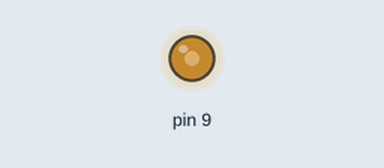
Recording of a sketch running on a simulated Arduino Uno, built with avr-gcc and run on an emulated ATmega328P. Shown: output pins drawn as LEDs (lit = HIGH). Pins used as bus, display or sensor lines are not drawn.

Above: at 0.3 s.
Timing chart, 0 to 1.8 s (numbered marks = the images above):
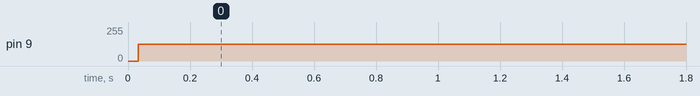

Measured:
- by itself, pin 9: 0/255 → 127/255 at 0.03 s

The sketch:

oscilloscope_trace.ino
```cpp
#include "image.h"

/*
Compatible with ATmega328p based boards

The signal is generated at PB1.
For most boards, PB1 is digital pin 9
*/

// this pin will be high only on the first frame
// this is to aid oscilloscope triggering
#define TRIGGER_PIN 8

void setup() {
  // set trigger pin as output
  pinMode(TRIGGER_PIN, OUTPUT);

  // set PB1 as output
  DDRB |= 0b00000010;

  /* configure timer1:
    output compare A:          non-inverting PWM
    output compare B:          disconnected
    waveform generation mode:  fast-pwm
    clock-prescaler:           x1
  */
  TCCR1A = 0b10000001;
  TCCR1B = 0b00001001;
}

template <typename T>
void draw_line(T line, uint8_t size) {

  static constexpr uint8_t max_blocks = 64;

  T blocks[2][max_blocks];

  uint8_t block_count = 0;
  uint8_t i = 0;
  while (i < size) {
    // find start of block
    if ((line >> i) % 2 == 1) {
      blocks[0][block_count] = i;
      i++;
      // find end of block
      while ((line >> i) % 2 == 1 && i < size)
        i++;
      blocks[1][block_count] = i;
      block_count++;
      if (block_count >= max_blocks) break;
    }
    else i++;
  }

  static constexpr uint32_t display_period = 262144; // how many microseconds a pixel spans
  static constexpr uint32_t resolution = 8; // how many blocks to display in a pixel

  static constexpr uint32_t block_period = display_period / resolution;

  if (block_count == 0) {
    delay(display_period / 1000);
    return;
  }

  for (uint32_t i = 0; i < resolution; i++) {

    // get the top and bottom value of this pixel block
    T top, bottom;
    top = blocks[1][i % block_count];
    bottom = blocks[0][i % block_count];

    // map between 0 and 255
    uint16_t top_val = (256 / size) * top;
    uint16_t bottom_val = (256 / size) * bottom;
    if (top_val == 256) top_val = 255;

    uint8_t values[2] = {(uint8_t)top_val, (uint8_t)bottom_val};
    uint32_t n = 0;

    // loop through the pixel blocks until one "block period" has passed
    // for each pair of loops, modulate the PWM between the top and bottom values
    uint32_t t = micros();
    while (micros() - t < block_period) {
      OCR1A = 255 - values[n % 2];
      delayMicroseconds(4000);
      n++;
    }
  }
}

// current frame
unsigned n = 0;

// image source
auto& image = image_heart;
uint32_t image_width = 8;
uint8_t image_height = 8;

void loop() {

  // on the first frame, set the trigger pin high
  if ((n % image_width) == 0) {
    n = 0;
    digitalWrite(TRIGGER_PIN, HIGH);
  }
  else digitalWrite(TRIGGER_PIN, LOW);

  // draw a single vertical slice of the image
  draw_line(image_heart[n], image_height);

  // next frame
  n++;
}
```

image.h
```cpp
// the datatype of the image array dosen't matter as long as it has the right-shift operator `>>` and modulus operator `%`

const uint32_t image_star[] {
  0b00000000000000000001000000000000,
  0b00000000000000000011000000000000,
  0b00000000000000000111000000000000,
  0b11000000000000001111000000000000,
  0b11110000000000011111000000000000,
  0b01111100000000111111000000000000,
  0b01111111000001111111000000000000,
  0b00111111110011111111000000000000,
  0b00111111111111111111000000000000,
  0b00011111111111111111000000000000,
  0b00011111111111111111110000000000,
  0b00001111111111111111111100000000,
  0b00001111111111111111111111000000,
  0b00000111111111111111111111110000,
  0b00000111111111111111111111111100,
  0b00000011111111111111111111111110,
  0b00000111111111111111111111111100,
  0b00000111111111111111111111110000,
  0b00001111111111111111111111000000,
  0b00001111111111111111111100000000,
  0b00011111111111111111110000000000,
  0b00011111111111111111000000000000,
  0b00111111111111111111000000000000,
  0b00111111110011111111000000000000,
  0b01111111000001111111000000000000,
  0b01111100000000111111000000000000,
  0b11110000000000011111000000000000,
  0b11000000000000001111000000000000,
  0b00000000000000000111000000000000,
  0b00000000000000000011000000000000,
  0b00000000000000000001000000000000,
};

const uint8_t image_heart[] {
  0b00001110,
  0b00010001,
  0b00100001,
  0b01000010,
  0b00100001,
  0b00010001,
  0b00001110,
  0b00000000
};
```
